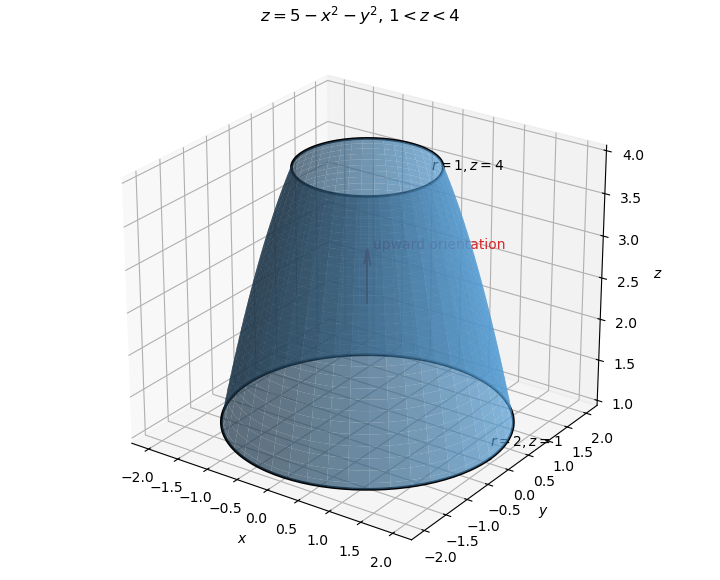

The script that saved this image:
#!/usr/bin/env python3
"""Generate paper-2-paraboloid-annulus.png."""

from pathlib import Path

import matplotlib.pyplot as plt
import numpy as np


theta = np.linspace(0.0, 2.0 * np.pi, 180)
radius = np.linspace(1.0, 2.0, 60)
theta_grid, radius_grid = np.meshgrid(theta, radius)
x = radius_grid * np.cos(theta_grid)
y = radius_grid * np.sin(theta_grid)
z = 5.0 - radius_grid**2

fig = plt.figure(figsize=(7.2, 5.8), layout="constrained")
ax = fig.add_subplot(projection="3d")
ax.plot_surface(x, y, z, color="#5aa9e6", alpha=0.7, linewidth=0)
for r, height, label in ((1.0, 4.0, "$r=1,z=4$"), (2.0, 1.0, "$r=2,z=1$")):
    ax.plot(r * np.cos(theta), r * np.sin(theta), height, color="black", linewidth=2.0)
    ax.text(r, 0.0, height + 0.15, label)
ax.quiver(0.0, 0.0, 2.4, 0.0, 0.0, 1.0, length=0.65, color="#d62728")
ax.text(0.05, 0.05, 3.05, "upward orientation", color="#d62728")
ax.set_xlabel("$x$")
ax.set_ylabel("$y$")
ax.set_zlabel("$z$")
ax.set_title(r"$z=5-x^2-y^2$, $1<z<4$")
ax.set_box_aspect((1.0, 1.0, 0.85))
ax.view_init(elev=25.0, azim=-55.0)

output = Path(Path(__file__).stem + ".png")
fig.savefig(output, dpi=100, facecolor="white")
plt.close(fig)
